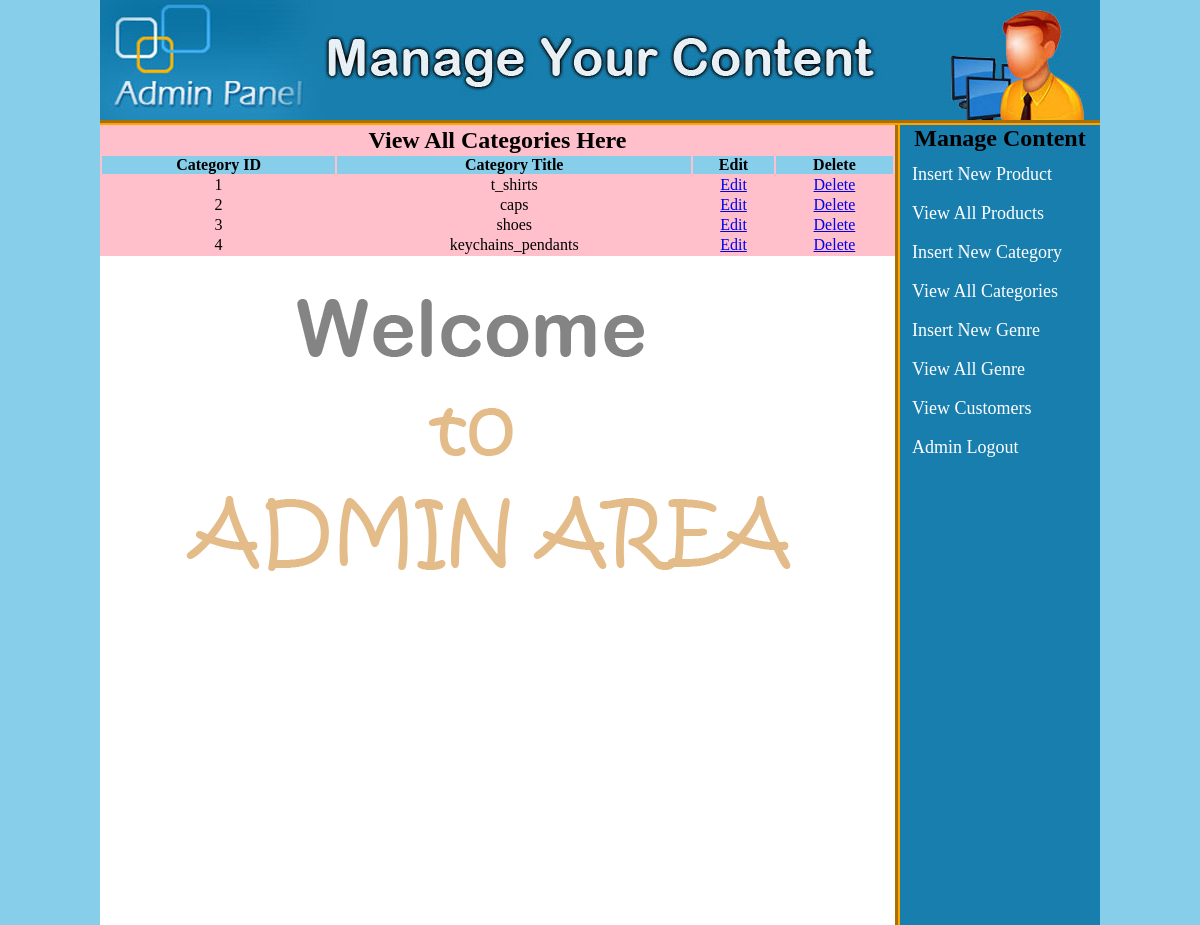
Before: /admin_area/index.php?view_cats (signed in) with the older database file.
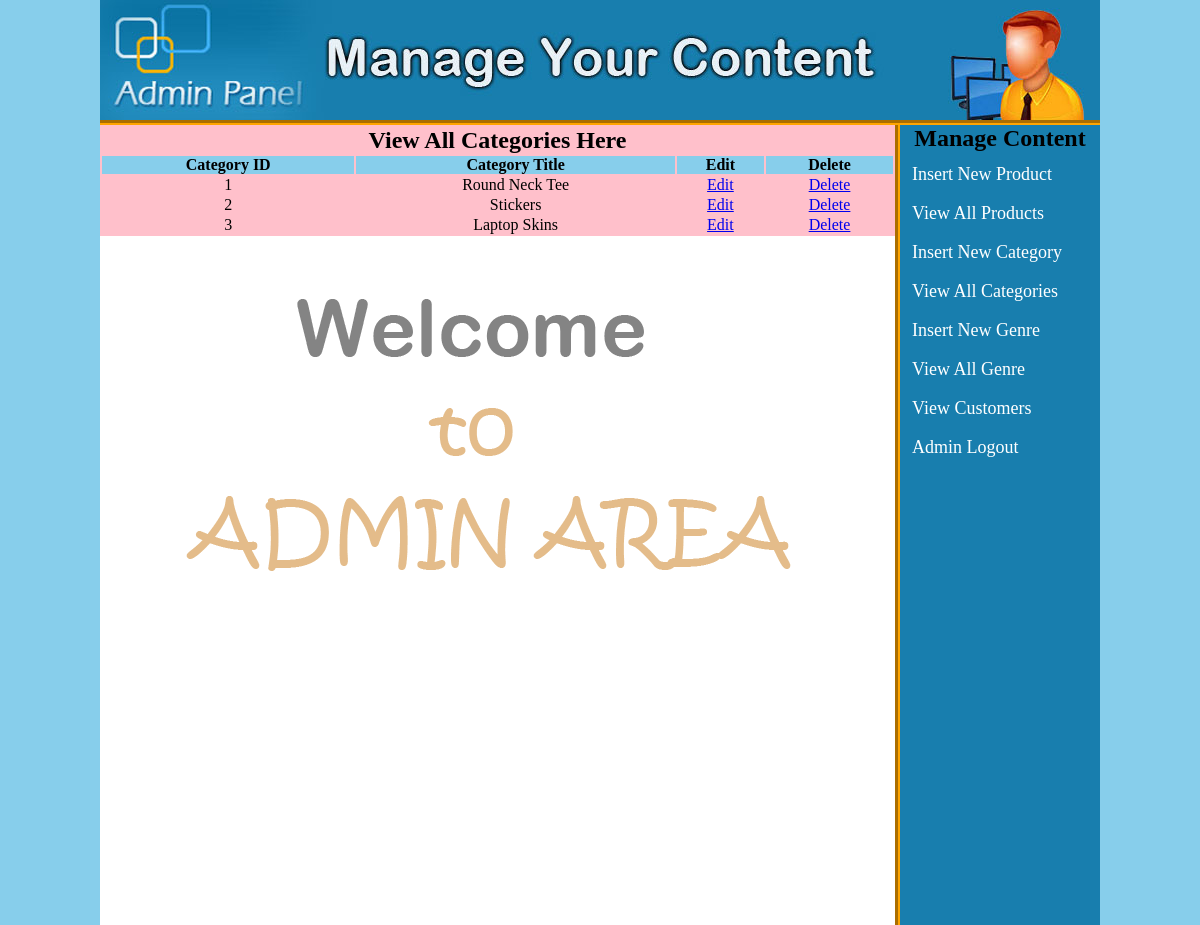
After: the same page with the newer database file.
### tables this page shows
CREATE TABLE `catalogues` (
  `cat_id` int(11) NOT NULL,
  `catalog` varchar(20) NOT NULL
);

### admin_area/view_cats.php (the view)
<table width="795" align="center" bgcolor="pink">
	<tr align="center">
		<td colspan="6"><h2>View All Categories Here</h2></td>
	</tr>
	<tr align="center" bgcolor="skyblue">
		<th>Category ID</th>
		<th>Category Title</th>
		<th>Edit</th>
		<th>Delete</th>
	</tr>
	<?php
	include("includes/db.php");
	$get_cat = "select * from catalogues";
	$run_cat = mysqli_query($con, $get_cat);
	$i = 0;
	while ($row_cat=mysqli_fetch_array($run_cat)){
		$cat_id = $row_cat['cat_id'];
		$catalog = $row_cat['catalog'];
		$i++;
	?>
	<tr align="center">
		<td><?php echo $i;?></td>
		<td><?php echo $catalog;?></td>
		<td><a href="index.php?edit_cat=<?php echo $cat_id; ?>">Edit</a></td>
		<td><a href="delete_cat.php?delete_cat=<?php echo $cat_id;?>">Delete</a></td>
	</tr>
	<?php } ?>
</table>

Changed rows visible on the page:
removed catalogues: catalog "caps"
removed catalogues: catalog "shoes"
changed catalogues: catalog "t_shirts" → "Round Neck Tee"
changed catalogues: catalog "keychains_pendants" → "Stickers"
added catalogues: catalog "Laptop Skins"
